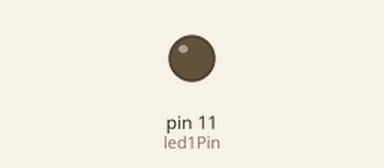
Bench run of a sketch on a simulated Arduino Uno, built with avr-gcc and run on an emulated ATmega328P. On the bench: output pins drawn as LEDs (lit = HIGH).

Above: at 0.05 s.
At 2.5 s:
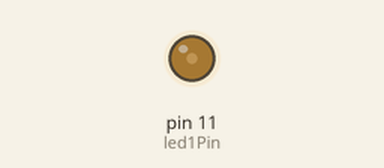
At 4.95 s:
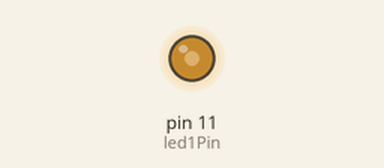
At 9.9 s:
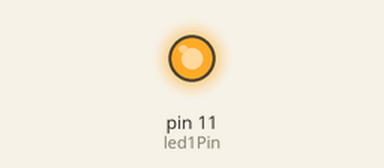
Timing chart, 0 to 12.9 s (numbered marks = the images above):
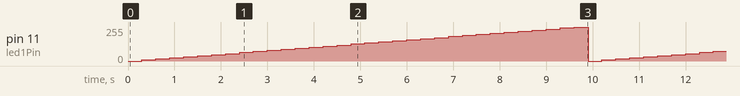

The sketch:

Lab_6_Demo.ino
```cpp
int led1Pin = 11;
int STEPS = 32;
int incStep = 256.0 / STEPS;
int i, level;

void setup() {
  //Initialize the output LED Pins
  pinMode(led1Pin, OUTPUT);

}

void loop() {
  level = i * incStep;
  level = constrain(level, 0, 255);
  analogWrite(led1Pin, level);
  delay(300);

  if (i == 32) {
    i = 0;
  }
  else {
    i += 1;
  }
}
```

Measured:
- by itself, pin 11 (led1Pin): ramps from 0/255 to 255/255 and jumps back, once every 9.9 s
